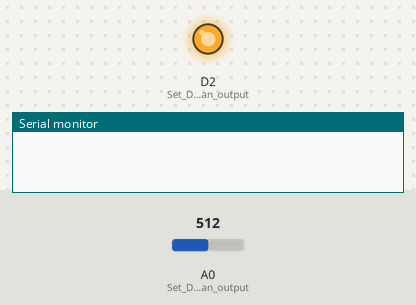
This sketch was run on a simulated ESP8266 (NodeMCU). Shown: output pins drawn as LEDs (lit = HIGH), the last lines printed to the serial monitor. The test bench sets the inputs (shaded band); at power-on: A0 (Set_D2_as_an_output) = 512.

Above: at 1.1 s.
At 2.1 s:
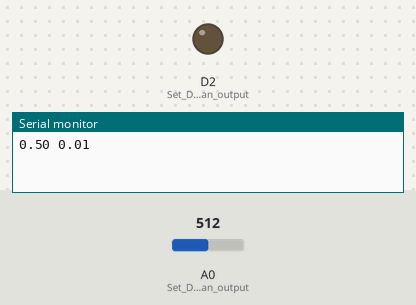
Timing chart, 0 to 3.6 s (numbered marks = the images above):
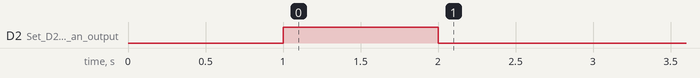

The sketch:

LDR_Scan.ino
```cpp
const int numSamples = 10000;
int samples[numSamples];
int sampleIndex = 0;
long sampleSum = 0;
float runningAverage = 0.0;
int currentState = 0;
unsigned long previousTime = 0;
unsigned long period = 0;

const int numFreqSamples = 50;
float frequencies[numFreqSamples];
int freqIndex = 0;
float frequencySum = 0.0;

const int thresholdFrequency = 50;  // Target frequency in Hz
const int frequencyTolerance = 2;   // Frequency tolerance in Hz

unsigned long startTime = 0;  // Time when threshold is reached

void setup() {
  pinMode(D2, OUTPUT);    // Set D2 as an output
  pinMode(A0, INPUT);     // Set D2 as an output
  digitalWrite(D2, LOW);  // Set D2 to LOW initially
  delay(1000);
  digitalWrite(D2, HIGH);  // Set D2 to LOW initially
  delay(1000);
  digitalWrite(D2, LOW);  // Set D2 to LOW initially
  Serial.begin(2000000);
}

void loop() {
  int sensorValue = analogRead(A0);

  sampleSum -= samples[sampleIndex];
  samples[sampleIndex] = sensorValue;
  sampleSum += sensorValue;
  sampleIndex = (sampleIndex + 1) % numSamples;
  runningAverage = static_cast<float>(sampleSum) / numSamples;

  if (sensorValue > runningAverage && currentState == 0) {
    currentState = 1;
    unsigned long currentTime = millis();
    period = currentTime - previousTime;
    previousTime = currentTime;

    const float epsilon = 1e-6;
    float currentFrequency = 1000.0 / (period + epsilon);

      frequencySum -= frequencies[freqIndex];
      frequencies[freqIndex] = currentFrequency;
      frequencySum += currentFrequency;
      freqIndex = (freqIndex + 1) % numFreqSamples;

      float smoothedFrequency = frequencySum / numFreqSamples;

      Serial.println(String(currentFrequency) + " " + String(smoothedFrequency));

      // Check if smoothedFrequency is not NaN
      if (!isnan(smoothedFrequency)) {
        // Check if the smoothed frequency is within the target range
        if (abs(smoothedFrequency - thresholdFrequency) <= frequencyTolerance) {
          if (millis() - startTime >= 5000) {
            digitalWrite(D2, HIGH);  // Set D2 to HIGH
            while (true) {
              asm("nop");
            }
          }
        } else {
          startTime = millis();  // Reset the start time if the frequency goes out of range
        }
      }

  } else if (sensorValue < runningAverage && currentState == 1) {
    currentState = 0;
  }
}
```
